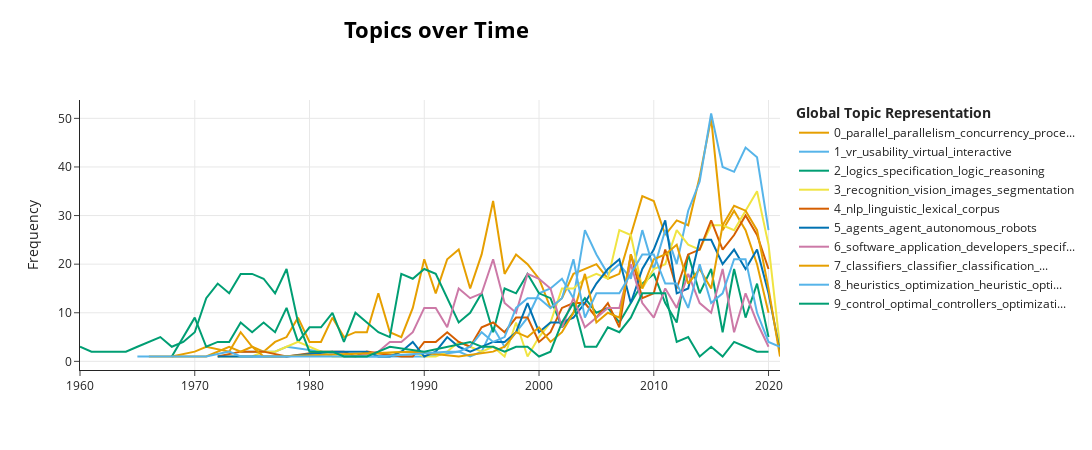

The notebook cell this image was saved under:
### Code cell
topic_model.visualize_topics_over_time(topics_over_time, top_n_topics=10)
